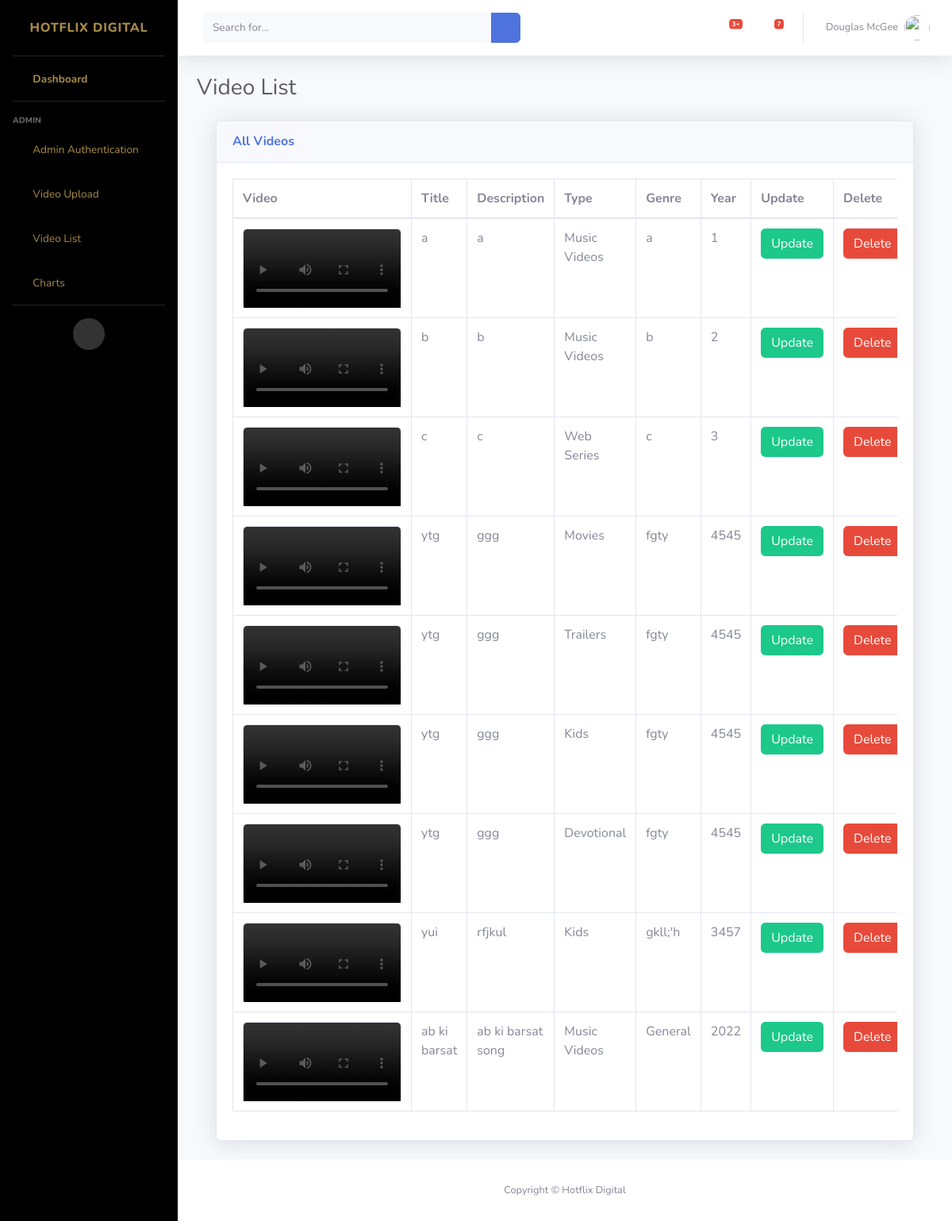
The page /videoList on the database as committed earlier.
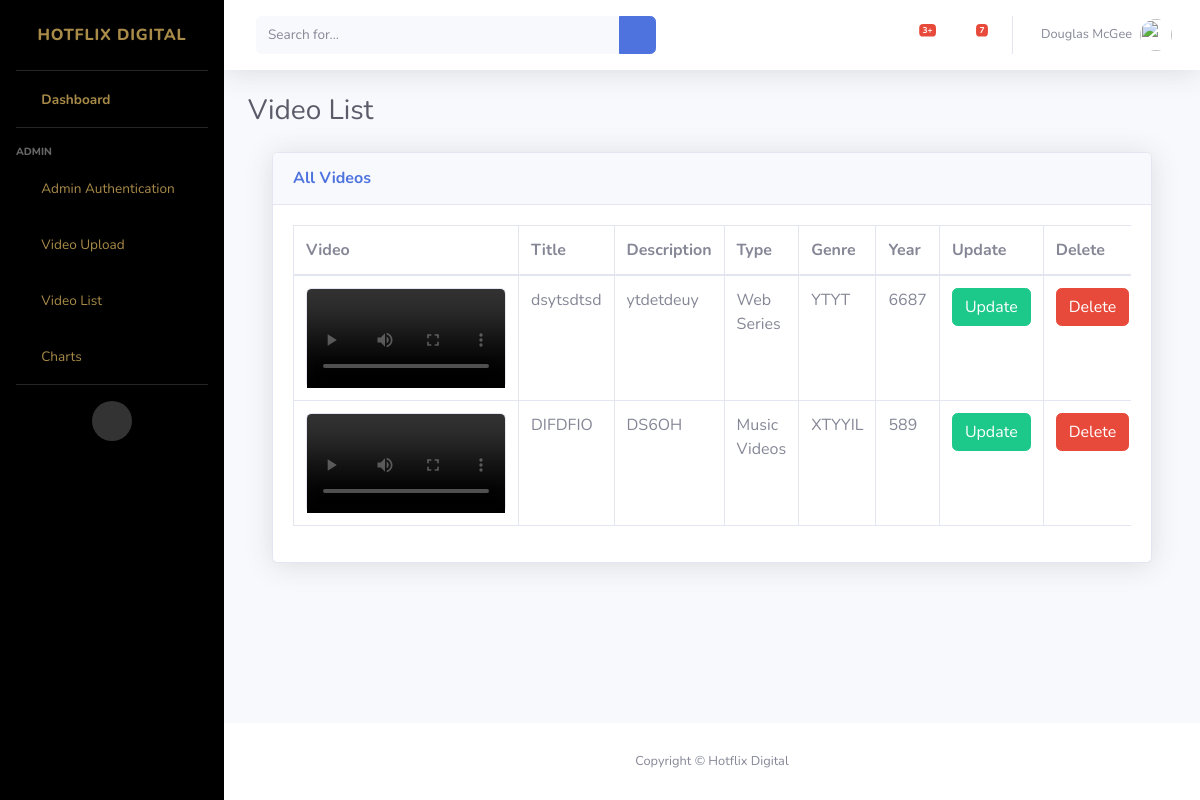
The same page on the database as committed later.
### adminpannel/models.py (models this page shows)
class VideosDetails(models.Model):
    class VIDEOS(models.TextChoices):
        MusicVideos = 'Music Videos'
        WebSeries = 'Web Series'
        Movies = 'Movies'
        Trailers = 'Trailers'
        Kids = 'Kids'
        Devotional = 'Devotional'
    image = models.ImageField(upload_to ='image/')
    titleImage = models.ImageField(upload_to ='titleImage/')
    thumbnailImage = models.ImageField(upload_to ='thumbnailImage/')
    title = models.CharField(max_length=100)
    description = models.CharField(max_length=2000)
    year = models.IntegerField(null=True)
    genre = models.CharField(null=True, max_length=100)
    type = models.CharField(
        max_length=12,
        choices=VIDEOS.choices,
        default=VIDEOS.MusicVideos,
    )
    trailer = models.FileField(upload_to='tailers/', null=True, verbose_name="Trailer")
    video = models.FileField(upload_to='videos/%y', null=True, verbose_name="Video")

### adminpannel/views.py (the view)
# urls.py: path('videoList', views.videoList, name='videoList'),
def videoList(request):
    all_videos_data = VideosDetails.objects.all()
    return render(request,'videolist.html',{'all':all_videos_data})

### adminpannel/templates/videolist.html (shortened to what this page needs)
{% extends 'dashboardBase.html' %}
{% load static %}
{% block content %}
<div class="container-fluid">
    <div class="d-sm-flex align-items-center justify-content-between mb-4">
        <h1 class="h3 mb-0 text-gray-800">Video List</h1>
    </div>
    <div class="container-fluid">
        <div class="card shadow mb-4">
            <div class="card-header py-3">
                <h6 class="m-0 font-weight-bold text-primary">All Videos</h6>
            </div>
            <div class="card-body">
                <div class="table-responsive">
                    <table class="table table-bordered" id="dataTable" width="100%" cellspacing="0">
                        <thead>
                            <tr>
                                <th>Video</th>
                                <th>Title</th>
                                <th>Description</th>
                                <th>Type</th>
                                <th>Genre</th>
                                <th>Year</th>
                                <th>Update</th>
                                <th>Delete</th>
                            </tr>
                        </thead>
                        <tbody>
                            {% for x in all %}
                            <tr>
                                <td>
                                    <div class="card" style="width:200px; height: 100px;">
                                        <video class="card-img-top" controls="controls">
                                            <source src="{{x.video.url}}" type="video/mp4" />
                                        </video>
                                    </div>
                                </td>
                                <td>{{x.title}}</td>
                                <td>{{x.description}}</td>
                                <td>{{x.type}}</td>
                                <td>{{x.genre}}</td>
                                <td>{{x.year}}</td>
                                <td><a href="update/{{x.id }}"><button type="button" class="btn btn-success">Update</button></a></td>
                                <td><a href="delete/{{x.id }}"><button type="button" class="btn btn-danger">Delete</button></a></td>
                            </tr>{% endfor %}
                        </tbody>
                    </table>
                </div>
            </div>
        </div>
    </div>
</div>
{% endblock content %}

### adminpannel/templates/dashboardBase.html (shortened to what this page needs)
<!DOCTYPE html>
{% load static %}
<html lang="en">
<head>
    <link href="{% static 'vendor-dashboard/fontawesome-free/css/all.min.css' %}" rel="stylesheet" type="text/css">
    <link href="{% static 'css/sb-admin-2.min.css' %}" rel="stylesheet">
</head>
<body id="page-top">
    <div id="wrapper">
        <ul class="navbar-nav bg-gradient-primary sidebar sidebar-dark accordion" id="accordionSidebar">
            <a class="sidebar-brand d-flex align-items-center justify-content-center" href="/home">
                <div class="sidebar-brand-text mx-3">Hotflix Digital</div>
            </a>
            <hr class="sidebar-divider my-0">
            <li class="nav-item active">
                <a class="nav-link" href="/dashboard">
                    <i class="fas fa-fw fa-tachometer-alt"></i>
                    <span>Dashboard</span></a>
            </li>
            <hr class="sidebar-divider">
            <div class="sidebar-heading">
                Admin
            </div>
            <li class="nav-item">
                <a class="nav-link collapsed" href="#" data-toggle="collapse" data-target="#collapsePages"
                    aria-expanded="true" aria-controls="collapsePages">
                    <i class="fas fa-fw fa-folder"></i>
                    <span>Admin Authentication</span>
                </a>
            </li>
            <li class="nav-item">
                <a class="nav-link" href="/videoUpload">
                    <i class="fas fa-fw fa-chart-area"></i>
                    <span>Video Upload</span></a>
            </li>
            <li class="nav-item">
                <a class="nav-link" href="/videoList">
                    <i class="fas fa-fw fa-chart-area"></i>
                    <span>Video List</span></a>
            </li>
            <li class="nav-item">
                <a class="nav-link" href="charts.html">
                    <i class="fas fa-fw fa-chart-area"></i>
                    <span>Charts</span></a>
            </li>
            <hr class="sidebar-divider d-none d-md-block">
            <div class="text-center d-none d-md-inline">
                <button class="rounded-circle border-0" id="sidebarToggle"></button>
            </div>
        </ul>
        <div id="content-wrapper" class="d-flex flex-column">
            <div id="content">
                <nav class="navbar navbar-expand navbar-light bg-white topbar mb-4 static-top shadow">
                    <form
                        class="d-none d-sm-inline-block form-inline mr-auto ml-md-3 my-2 my-md-0 mw-100 navbar-search">
                        <div class="input-group">
                            <input type="text" class="form-control bg-light border-0 small" placeholder="Search for..."
                                aria-label="Search" aria-describedby="basic-addon2">
                            <div class="input-group-append">
                                <button class="btn btn-primary" type="button">
                                    <i class="fas fa-search fa-sm"></i>
                                </button>
                            </div>
                        </div>
                    </form>
                    <ul class="navbar-nav ml-auto">
                        <li class="nav-item dropdown no-arrow mx-1">
                            <a class="nav-link dropdown-toggle" href="#" id="alertsDropdown" role="button"
                                data-toggle="dropdown" aria-haspopup="true" aria-expanded="false">
                                <i class="fas fa-bell fa-fw"></i>
                                <span class="badge badge-danger badge-counter">3+</span>
                            </a>
                        </li>
                        <li class="nav-item dropdown no-arrow mx-1">
                            <a class="nav-link dropdown-toggle" href="#" id="messagesDropdown" role="button"
                                data-toggle="dropdown" aria-haspopup="true" aria-expanded="false">
                                <i class="fas fa-envelope fa-fw"></i>
                                <span class="badge badge-danger badge-counter">7</span>
                            </a>
                        </li>
                        <li class="nav-item dropdown no-arrow">
                            <a class="nav-link dropdown-toggle" href="#" id="userDropdown" role="button"
                                data-toggle="dropdown" aria-haspopup="true" aria-expanded="false">
                                <span class="mr-2 d-none d-lg-inline text-gray-600 small">Douglas McGee</span>
                                <img class="img-profile rounded-circle"
                                    src="img/undraw_profile.svg">
                            </a>
                        </li>
                    </ul>
                </nav>
                {% block content %}{% endblock content %}
            </div>
            <footer class="sticky-footer bg-white">
                <div class="container my-auto">
                    <div class="copyright text-center my-auto">
                        <span>Copyright &copy; Hotflix Digital</span>
                    </div>
                </div>
            </footer>
        </div>
    </div>
</body>
</html>

Rows that differ between the two databases and show on the page:
removed VideosDetails: title "a", description "a", type "Music Videos", genre "a", year "1"
removed VideosDetails: title "b", description "b", type "Music Videos", genre "b", year "2"
removed VideosDetails: title "c", description "c", type "Web Series", genre "c", year "3"
removed VideosDetails: title "ytg", description "ggg", type "Movies", genre "fgty", year "4545"
removed VideosDetails: title "ytg", description "ggg", type "Trailers", genre "fgty", year "4545"
removed VideosDetails: title "ytg", description "ggg", type "Kids", genre "fgty", year "4545"
removed VideosDetails: title "ytg", description "ggg", type "Devotional", genre "fgty", year "4545"
removed VideosDetails: title "yui", description "rfjkul", type "Kids", genre "gkll;'h", year "3457"
removed VideosDetails: title "ab ki barsat", description "ab ki barsat song", type "Music Videos", genre "General", year "2022"
added VideosDetails: title "dsytsdtsd", description "ytdetdeuy", type "Web Series", genre "YTYT", year "6687"
added VideosDetails: title "DIFDFIO", description "DS6OH", type "Music Videos", genre "XTYYIL", year "589"
